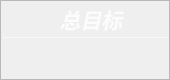
                   <widget class="QFrame" name="Target_QF">
                    <property name="minimumSize">
                     <size>
                      <width>170</width>
                      <height>80</height>
                     </size>
                    </property>
                    <property name="maximumSize">
                     <size>
                      <width>170</width>
                      <height>80</height>
                     </size>
                    </property>
                    <property name="toolTipDuration">
                     <number>0</number>
                    </property>
                    <property name="styleSheet">
                     <string notr="true">QFrame#Target_QF{
color: rgb(255, 255, 255);
border-radius: 15px;
background-color: qradialgradient(cx:0, cy:0, radius:1, fx:0.1, fy:0.1, stop:0 rgb(253, 139, 133),  stop:1 rgb(248, 194, 152));
border: 1px outset rgb(252, 194, 149)
}
</string>
                    </property>
                    <property name="frameShape">
                     <enum>QFrame::StyledPanel</enum>
                    </property>
                    <property name="frameShadow">
                     <enum>QFrame::Raised</enum>
                    </property>
                    <layout class="QVBoxLayout" name="verticalLayout_9" stretch="0,2,1">
                     <property name="spacing">
                      <number>0</number>
                     </property>
                     <property name="leftMargin">
                      <number>0</number>
                     </property>
                     <property name="topMargin">
                      <number>0</number>
                     </property>
                     <property name="rightMargin">
                      <number>0</number>
                     </property>
                     <property name="bottomMargin">
                      <number>0</number>
                     </property>
                     <item>
                      <widget class="QFrame" name="Target_top">
                       <property name="styleSheet">
                        <string notr="true">border:none</string>
                       </property>
                       <property name="frameShape">
                        <enum>QFrame::StyledPanel</enum>
                       </property>
                       <property name="frameShadow">
                        <enum>QFrame::Raised</enum>
                       </property>
                       <layout class="QHBoxLayout" name="horizontalLayout_7">
                        <property name="spacing">
                         <number>0</number>
                        </property>
                        <property name="leftMargin">
                         <number>0</number>
                        </property>
                        <property name="topMargin">
                         <number>3</number>
                        </property>
                        <property name="rightMargin">
                         <number>0</number>
                        </property>
                        <property name="bottomMargin">
                         <number>3</number>
                        </property>
                        <item>
                         <widget class="QLabel" name="label_6">
                          <property name="maximumSize">
                           <size>
                            <width>16777215</width>
                            <height>30</height>
                           </size>
                          </property>
                          <property name="font">
                           <font>
                            <family>Segoe UI</family>
                            <pointsize>16</pointsize>
                            <weight>87</weight>
                            <italic>true</italic>
                            <bold>true</bold>
                           </font>
                          </property>
                          <property name="styleSheet">
                           <string notr="true">color: rgba(255, 255, 255,210);
padding-left:12px;
font: 700 italic 16pt &quot;Segoe UI&quot;;</string>
                          </property>
                          <property name="text">
                           <string>总目标</string>
                          </property>
                          <property name="alignment">
                           <set>Qt::AlignCenter</set>
                          </property>
                          <property name="indent">
                           <number>0</number>
                          </property>
                         </widget>
                        </item>
                       </layout>
                      </widget>
                     </item>
                     <item>
                      <widget class="Line" name="line_3">
                       <property name="maximumSize">
                        <size>
                         <width>16777215</width>
                         <height>1</height>
                        </size>
                       </property>
                       <property name="styleSheet">
                        <string notr="true">background-color: rgba(255, 255, 255, 89);</string>
                       </property>
                       <property name="orientation">
                        <enum>Qt::Horizontal</enum>
                       </property>
                      </widget>
                     </item>
                     <item>
                      <widget class="QFrame" name="Target_bottom">
                       <property name="styleSheet">
                        <string notr="true">border:none</string>
                       </property>
                       <property name="frameShape">
                        <enum>QFrame::StyledPanel</enum>
                       </property>
                       <property name="frameShadow">
                        <enum>QFrame::Raised</enum>
                       </property>
                       <layout class="QVBoxLayout" name="verticalLayout_10">
                        <property name="spacing">
                         <number>0</number>
                        </property>
                        <property name="leftMargin">
                         <number>0</number>
                        </property>
                        <property name="topMargin">
                         <number>6</number>
                        </property>
                        <property name="rightMargin">
                         <number>0</number>
                        </property>
                        <property name="bottomMargin">
                         <number>6</number>
                        </property>
                        <item alignment="Qt::AlignTop">
                         <widget class="QLabel" name="Target_num">
                          <property name="minimumSize">
                           <size>
                            <width>0</width>
                            <height>30</height>
                           </size>
                          </property>
                          <property name="maximumSize">
                           <size>
                            <width>16777215</width>
                            <height>30</height>
                           </size>
                          </property>
                          <property name="font">
                           <font>
                            <family>Microsoft YaHei UI</family>
                            <pointsize>17</pointsize>
                            <weight>50</weight>
                            <italic>false</italic>
                            <bold>false</bold>
                            <underline>false</underline>
                           </font>
                          </property>
                          <property name="styleSheet">
                           <string notr="true">color: rgb(255, 255, 255);
font: 17pt &quot;Microsoft YaHei UI&quot;;</string>
                          </property>
                          <property name="text">
                           <string/>
                          </property>
                          <property name="alignment">
                           <set>Qt::AlignCenter</set>
                          </property>
                         </widget>
                        </item>
                       </layout>
                      </widget>
                     </item>
                    </layout>
                   </widget>
